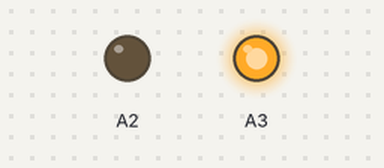
Bench run of a sketch on a simulated Arduino Uno, built with avr-gcc and run on an emulated ATmega328P. Parts: output pins drawn as LEDs (lit = HIGH).

Above: at 0.1 s.
Timing chart, 0 to 1.6 s (numbered marks = the images above):
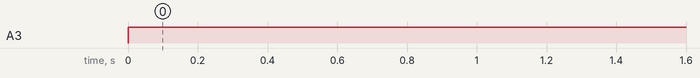

The sketch:

green.ino
```cpp
void setup() {
  pinMode(A2, OUTPUT);
  pinMode(A3, OUTPUT);
}

void loop() {
  digitalWrite(A2, LOW);
  digitalWrite(A3, HIGH);
}
```

Measured:
- by itself, A3: LOW → HIGH at 0.00 s
